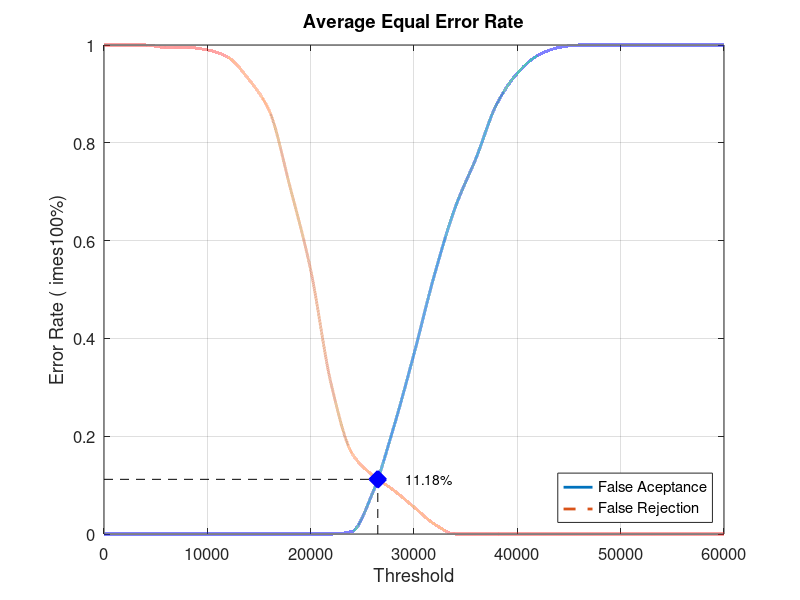
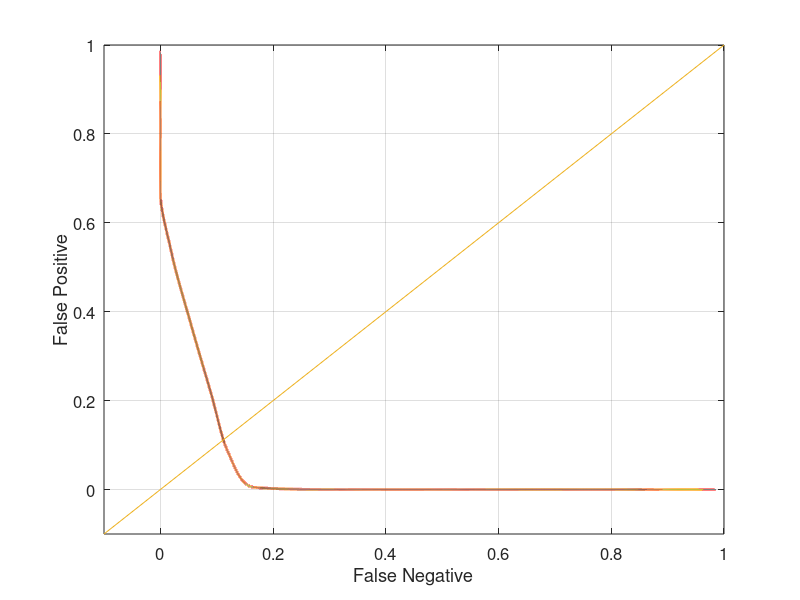

Reproduce these figures in MATLAB, in order.
close all;
clear;
clc;
x = 0:2000:60000;
xq = 0:0.5:60000;

y0 = [0 0 0 0 0 0 0 0 0 0 0 0 0.00526316 0.0842105 0.215789 0.368421 0.531579 0.668421 0.768421 0.878947 0.942105 0.978947 0.994737 1 1 1 1 1 1 1 1]
yy0 = interp1(x, y0, xq, 'pchip');
y1 = [1 1 1 0.995 0.995 0.99 0.975 0.93 0.865 0.71 0.54 0.305 0.165 0.12 0.09 0.055 0.02 0 0 0 0 0 0 0 0 0 0 0 0 0 0]
yy1 = interp1(x, y1, xq, 'pchip');

% Calculating EER: 
y2 = abs(y0 - y1);
find(y2 == min(y2))
yy2 = abs(yy0 - yy1);
xEER = find(yy2 == min(yy2));
xEERIndex = xq(xEER) % X-axis EER
yEER = yy0(xEER) % Y-axis EER

main = figure
plot(xq, yy0,'-','LineWidth', 2);	hold on
plot(xq, yy1,'--','LineWidth', 2);	hold on
plot([xEERIndex xEERIndex], [0 yEER], 'k--');	hold on
plot([0 xEERIndex], [yEER yEER], 'k--');	hold on
plot(xEERIndex, yEER, 'bx', 'LineWidth', 10);	hold on
text(xEERIndex + 10 * xEERIndex / 100, yEER, [num2str(round((10000 * yEER)) / 100) '%'])
legend('False Aceptance', 'False Rejection', 'Location', 'SouthEast')
xlabel('Threshold')
ylabel('Error Rate (	imes100%)')
title('Average Equal Error Rate')
set(gca, 'FontSize', 12)
axis([0 60000 0 1])
grid on

print(main, 'Database1_4Main', '-dpng');
FNRxFPR = figure('Color', [1 1 1]);
plot(yy1, yy0, '-', yy1, yy0, 'LineWidth', 2);
hold on
y = -0.1:0.1:1
plot(y, y); 
set(gca, 'FontSize', 12)
xlabel('False Negative')
ylabel('False Positive')
axis([-0.1 1 -0.1 1])
set(gca, 'FontSize', 12)
grid on

print(FNRxFPR, 'Database1_4FNRxFPR','-dpng');
